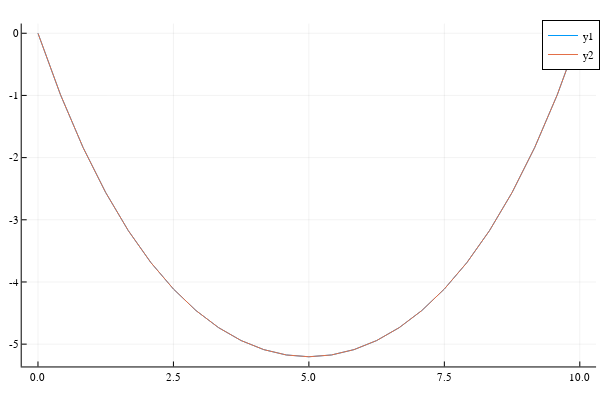

The notebook cell this image was saved under:
### Code cell
#Now that we know λ, y[1], and y[2] from the reference solution, let's use the DEL to recover the rest of the solution y[3:n]

ytraj = zeros(n)
ytraj[1:2] = y_ref[1:2] #use initial conditions from reference solution
for k = 2:(n-1)
    
    ### Solution
    ytraj[k+1] = ytraj[k] #initial guess
    r = DEL(ytraj[k-1],ytraj[k],ytraj[k+1],λ) #residual
    while abs(r) > 1e-12
        dr = ForwardDiff.derivative(yn->DEL(ytraj[k-1],ytraj[k],yn,λ),ytraj[k+1])
        ytraj[k+1] = ytraj[k+1] - dr\r
        r = DEL(ytraj[k-1],ytraj[k],ytraj[k+1],λ)
    end
end

#Compare against reference IPOPT solution
plot(LinRange(0,w,n),y_ref)
plot!(LinRange(0,w,n),ytraj)

### Figure 1 — Plotly figure (JSON) as saved in the notebook; plotly's stock layout.template omitted (floating-point values rounded to 4 significant figures)
{"data": [{"colorbar": {"title": ""}, "legendgroup": "y1", "line": {"color": "rgba(0, 154, 250, 1.000)", "dash": "solid", "shape": "linear", "width": 1}, "mode": "lines", "name": "y1", "showlegend": true, "type": "scatter", "x": [0, 0.4167, 0.8333, 1.25, 1.667, 2.083, 2.5, 2.917, 3.333, 3.75, 4.167, 4.583, 5, 5.417, 5.833, 6.25, 6.667, 7.083, 7.5, 7.917, 8.333, 8.75, 9.167, 9.583, 10], "xaxis": "x", "y": [-2.892e-41, -0.991, -1.839, -2.562, -3.174, -3.688, -4.114, -4.46, -4.735, -4.942, -5.088, -5.174, -5.203, -5.174, -5.088, -4.942, -4.735, -4.46, -4.114, -3.688, -3.174, -2.562, -1.839, -0.991, 0], "yaxis": "y", "zmax": null, "zmin": null}, {"colorbar": {"title": ""}, "legendgroup": "y2", "line": {"color": "rgba(227, 111, 71, 1.000)", "dash": "solid", "shape": "linear", "width": 1}, "mode": "lines", "name": "y2", "showlegend": true, "type": "scatter", "x": [0, 0.4167, 0.8333, 1.25, 1.667, 2.083, 2.5, 2.917, 3.333, 3.75, 4.167, 4.583, 5, 5.417, 5.833, 6.25, 6.667, 7.083, 7.5, 7.917, 8.333, 8.75, 9.167, 9.583, 10], "xaxis": "x", "y": [-2.892e-41, -0.991, -1.839, -2.562, -3.174, -3.688, -4.114, -4.46, -4.735, -4.942, -5.088, -5.174, -5.203, -5.174, -5.088, -4.942, -4.735, -4.46, -4.114, -3.688, -3.174, -2.562, -1.839, -0.991, -6.524e-09], "yaxis": "y", "zmax": null, "zmin": null}], "layout": {"annotations": [], "height": 400, "legend": {"bgcolor": "rgba(255, 255, 255, 1.000)", "bordercolor": "rgba(0, 0, 0, 1.000)", "borderwidth": 1, "font": {"color": "rgba(0, 0, 0, 1.000)", "family": "sans-serif", "size": 11}, "title": {"font": {"color": "rgba(0, 0, 0, 1.000)", "family": "sans-serif", "size": 15}, "text": ""}, "tracegroupgap": 0, "traceorder": "normal", "x": 1, "xanchor": "auto", "y": 1, "yanchor": "auto"}, "margin": {"b": 20, "l": 0, "r": 0, "t": 20}, "paper_bgcolor": "rgba(255, 255, 255, 1.000)", "plot_bgcolor": "rgba(255, 255, 255, 1.000)", "showlegend": true, "width": 600, "xaxis": {"anchor": "y", "domain": [0.03619, 0.9934], "gridcolor": "rgba(0, 0, 0, 0.100)", "gridwidth": 0.5, "linecolor": "rgba(0, 0, 0, 1.000)", "mirror": false, "range": [-0.3, 10.3], "showgrid": true, "showline": true, "showticklabels": true, "tickangle": 0, "tickcolor": "rgb(0, 0, 0)", "tickfont": {"color": "rgba(0, 0, 0, 1.000)", "family": "sans-serif", "size": 11}, "tickmode": "array", "ticks": "inside", "ticktext": ["0.0", "2.5", "5.0", "7.5", "10.0"], "tickvals": [0, 2.5, 5, 7.5, 10], "title": "", "titlefont": {"color": "rgba(0, 0, 0, 1.000)", "family": "sans-serif", "size": 15}, "type": "-", "visible": true, "zeroline": false, "zerolinecolor": "rgba(0, 0, 0, 1.000)"}, "yaxis": {"anchor": "x", "domain": [0.03762, 0.9902], "gridcolor": "rgba(0, 0, 0, 0.100)", "gridwidth": 0.5, "linecolor": "rgba(0, 0, 0, 1.000)", "mirror": false, "range": [-5.359, 0.1561], "showgrid": true, "showline": true, "showticklabels": true, "tickangle": 0, "tickcolor": "rgb(0, 0, 0)", "tickfont": {"color": "rgba(0, 0, 0, 1.000)", "family": "sans-serif", "size": 11}, "tickmode": "array", "ticks": "inside", "ticktext": ["-5", "-4", "-3", "-2", "-1", "0"], "tickvals": [-5, -4, -3, -2, -1, 0], "title": "", "titlefont": {"color": "rgba(0, 0, 0, 1.000)", "family": "sans-serif", "size": 15}, "type": "-", "visible": true, "zeroline": false, "zerolinecolor": "rgba(0, 0, 0, 1.000)"}}}
